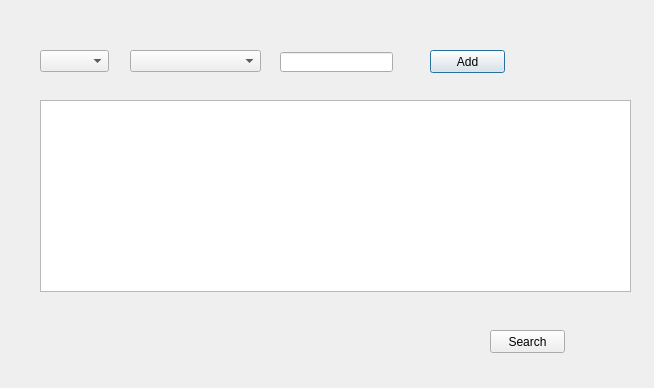
<?xml version="1.0" encoding="UTF-8"?>
<ui version="4.0">
 <class>Dialog</class>
 <widget class="QDialog" name="Dialog">
  <property name="geometry">
   <rect>
    <x>0</x>
    <y>0</y>
    <width>654</width>
    <height>388</height>
   </rect>
  </property>
  <property name="windowTitle">
   <string>Dialog</string>
  </property>
  <widget class="QComboBox" name="fieldComboBox">
   <property name="geometry">
    <rect>
     <x>130</x>
     <y>50</y>
     <width>131</width>
     <height>22</height>
    </rect>
   </property>
  </widget>
  <widget class="QComboBox" name="operatorComboBox">
   <property name="geometry">
    <rect>
     <x>40</x>
     <y>50</y>
     <width>69</width>
     <height>22</height>
    </rect>
   </property>
  </widget>
  <widget class="QLineEdit" name="findTxt">
   <property name="geometry">
    <rect>
     <x>280</x>
     <y>52</y>
     <width>113</width>
     <height>20</height>
    </rect>
   </property>
  </widget>
  <widget class="QPushButton" name="addBtn">
   <property name="geometry">
    <rect>
     <x>430</x>
     <y>50</y>
     <width>75</width>
     <height>23</height>
    </rect>
   </property>
   <property name="text">
    <string>Add</string>
   </property>
  </widget>
  <widget class="QTableWidget" name="multilevelTable">
   <property name="geometry">
    <rect>
     <x>40</x>
     <y>100</y>
     <width>591</width>
     <height>192</height>
    </rect>
   </property>
   <property name="sizePolicy">
    <sizepolicy hsizetype="Expanding" vsizetype="Expanding">
     <horstretch>0</horstretch>
     <verstretch>0</verstretch>
    </sizepolicy>
   </property>
   <property name="sizeAdjustPolicy">
    <enum>QAbstractScrollArea::AdjustToContents</enum>
   </property>
   <attribute name="horizontalHeaderVisible">
    <bool>false</bool>
   </attribute>
   <attribute name="verticalHeaderVisible">
    <bool>false</bool>
   </attribute>
  </widget>
  <widget class="QPushButton" name="okBtn">
   <property name="geometry">
    <rect>
     <x>490</x>
     <y>330</y>
     <width>75</width>
     <height>23</height>
    </rect>
   </property>
   <property name="text">
    <string>Search</string>
   </property>
  </widget>
 </widget>
 <resources/>
 <connections/>
</ui>
